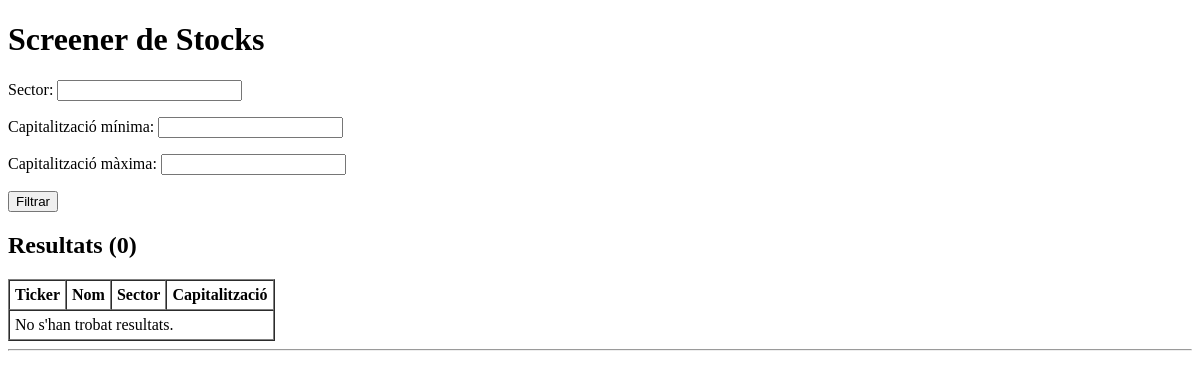
/, run on an earlier commit of the app's database.
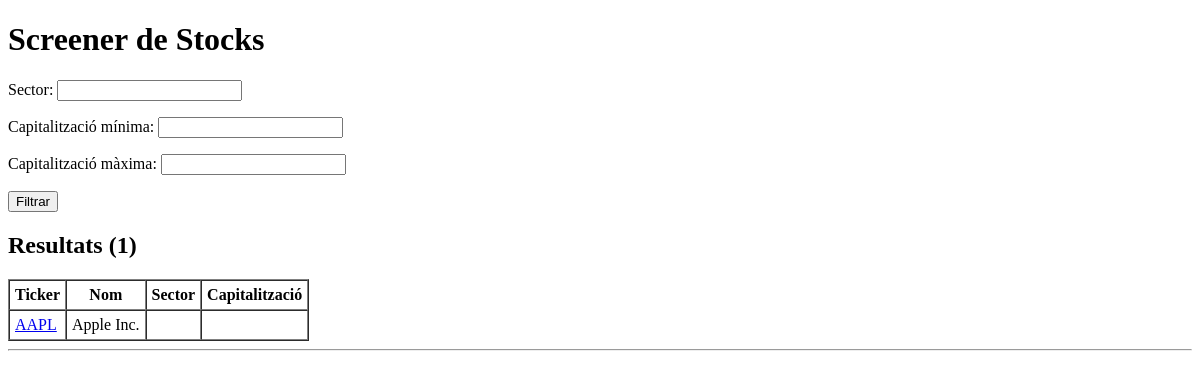
And on a later commit of the database.
### screener/models.py (models this page shows, shortened)
class Company(models.Model):
    ticker = models.CharField(max_length=16, unique=True)
    name = models.CharField(max_length=128, blank=True, null=True)
    currency = models.CharField(max_length=8, default='USD')
    exchange = models.CharField(max_length=32, blank=True, null=True)

### screener/views.py (the view, shortened to what this page needs)
# urls.py: path('', screener_view, name='screener'),
def screener_view(request):
    form = StockFilterForm(request.GET or None)
    stocks = Company.objects.all()
    return render(request, 'screener/screener.html', {
        'form': form,
        'stocks': stocks,
    })

### screener/forms.py
class StockFilterForm(forms.Form):
    sector = forms.CharField(required=False, label="Sector")
    min_market_cap = forms.FloatField(required=False, label="Capitalització mínima")
    max_market_cap = forms.FloatField(required=False, label="Capitalització màxima")

### screener/templates/screener/screener.html (shortened to what this page needs)
<!DOCTYPE html>
<html lang="ca">
<head>
</head>
<body>
    <h1>Screener de Stocks</h1>
    <form method="get">
        {{ form.as_p }}
        <button type="submit">Filtrar</button>
    </form>
    <h2>Resultats ({{ stocks.count }})</h2>
    <table border="1" cellpadding="5" cellspacing="0">
        <thead>
            <tr>
                <th>Ticker</th>
                <th>Nom</th>
                <th>Sector</th>
                <th>Capitalització</th>
            </tr>
        </thead>
        <tbody>
            {% for stock in stocks %}
            <tr>
                <td><a href="{% url 'stock_detail' stock.ticker %}">{{ stock.ticker }}</a></td>
                <td>{{ stock.name }}</td>
                <td>{{ stock.sector }}</td>
                <td>{{ stock.market_cap|floatformat:2 }}</td>
            </tr>
            {% empty %}
            <tr><td colspan="4">No s'han trobat resultats.</td></tr>
            {% endfor %}
        </tbody>
    </table>
    <hr>
</body>
</html>

What changed in the data, as far as the page shows it:
added Company: ticker "AAPL", name "Apple Inc."
Also different on the page:
{{ stocks.count }}: "0" → "1"
text no longer shown: "No s'han trobat resultats."
